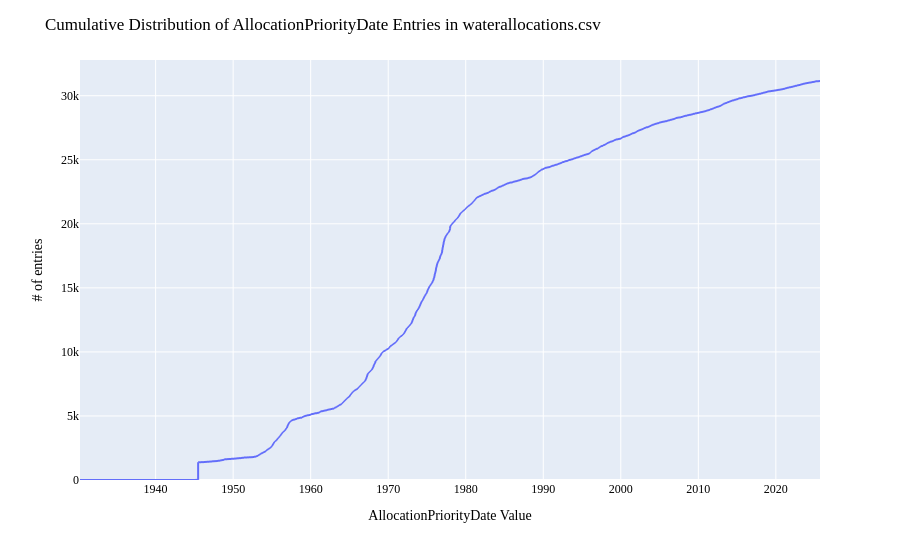

Notebook code cell kept with this figure:
### Code cell
# ---- AllocationPriorityDate #2: cumulative distribution of WaDE values 
print(dfaa.AllocationPriorityDate.value_counts())

dfaatemp = dfaa.copy()
dfaatemp = dfaatemp[(dfaatemp['ExemptOfVolumeFlowPriority'] < 1)].reset_index(drop=True)
fig = px.ecdf(dfaatemp, x="AllocationPriorityDate", ecdfnorm=None)
fig.update_layout(bargap=0.2,
                  title="Cumulative Distribution of AllocationPriorityDate Entries in waterallocations.csv",
                  xaxis_title="AllocationPriorityDate Value",
                  yaxis_title="# of entries",
                  #legend_title="Legend Title",
                    font=dict(
                        family="Arial Bold",
                        size=12,
                        color="Black")
                 )
fig.show()
fig.write_image('figures/AllocationPriorityDate2.png', engine="kaleido")

### Figure 1 — Plotly figure (JSON) as saved in the notebook; plotly's stock layout.template omitted (floating-point values rounded to 4 significant figures; data arrays with more than 128 entries replaced by an {"elided": "..."} marker saying what was removed)
{"data": [{"hovertemplate": "AllocationPriorityDate=%{x}<br>count=%{y}<extra></extra>", "legendgroup": "", "line": {"dash": "solid", "shape": "hv"}, "marker": {"color": "#636efa", "symbol": "circle"}, "mode": "lines", "name": "", "showlegend": false, "type": "scattergl", "x": {"elided": "31149 str values"}, "xaxis": "x", "y": {"elided": "31149 int values"}, "yaxis": "y"}], "layout": {"bargap": 0.2, "font": {"color": "Black", "family": "Arial Bold", "size": 12}, "legend": {"tracegroupgap": 0}, "margin": {"t": 60}, "title": {"text": "Cumulative Distribution of AllocationPriorityDate Entries in waterallocations.csv"}, "xaxis": {"anchor": "y", "domain": [0, 1], "title": {"text": "AllocationPriorityDate Value"}}, "yaxis": {"anchor": "x", "domain": [0, 1], "rangemode": "tozero", "title": {"text": "# of entries"}}}}
